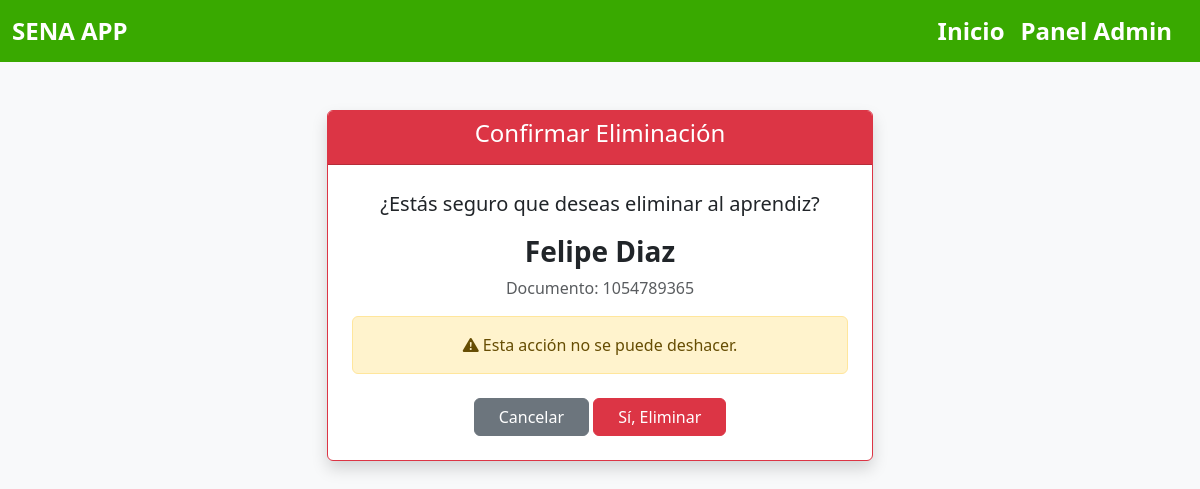
The page /eliminar/1054789365/ on the database its author committed.
### aprendices/models.py (models this page shows, shortened)
class Aprendiz (models.Model):
    documento_identidad = models.CharField(max_length=30, unique=True)
    nombre = models.CharField(max_length=255)
    apellido = models.CharField(max_length=255)
    telefono = models.CharField(max_length=10, null=True)
    correo_electronico = models.EmailField(null=True)
    fecha_de_nacimiento = models.DateField(null=True)
    ciudad = models.CharField(max_length=20, null=True)
    programa = models.CharField(max_length=100, null=True)

### aprendices/views.py (the view)
# urls.py: path('eliminar/<str:documento>/', views.eliminar_aprendiz, name='eliminar_aprendiz'),
def eliminar_aprendiz(request, documento):
    aprendiz = get_object_or_404(Aprendiz, documento_identidad=documento)
    if request.method == 'POST':
        aprendiz.delete()
        return redirect('aprendices:ver_aprendices')
    return render(request, 'eliminar_aprendiz.html', {'aprendiz': aprendiz})

### aprendices/Templates/eliminar_aprendiz.html (shortened to what this page needs)
{% extends 'master.html' %}
{% block content %}
<div class="container mt-5">
    <div class="row justify-content-center">
        <div class="col-md-6">
            <div class="card border-danger shadow">
                <div class="card-header bg-danger text-white text-center">
                    <h4>Confirmar Eliminación</h4>
                </div>
                <div class="card-body text-center p-4">
                    <p class="fs-5">¿Estás seguro que deseas eliminar al aprendiz?</p>
                    <h3 class="fw-bold">{{ aprendiz.nombre }} {{ aprendiz.apellido }}</h3>
                    <p class="text-muted">Documento: {{ aprendiz.documento_identidad }}</p>
                    <div class="alert alert-warning mt-3">
                        <i class="bi bi-exclamation-triangle-fill"></i> Esta acción no se puede deshacer.
                    </div>
                    <form method="post" class="mt-4">
                        <a href="{% url 'aprendices:ver_aprendices' %}" class="btn btn-secondary px-4">Cancelar</a>
                        <button type="submit" class="btn btn-danger px-4">Sí, Eliminar</button>
                    </form>
                </div>
            </div>
        </div>
    </div>
</div>
{% endblock %}

### aprendices/static/css/estilos.css (style rules this page uses)
body { background-color: #f8f9fa; }

### rows shown on the page
Aprendiz: nombre "Felipe", apellido "Diaz", documento_identidad "1054789365"
